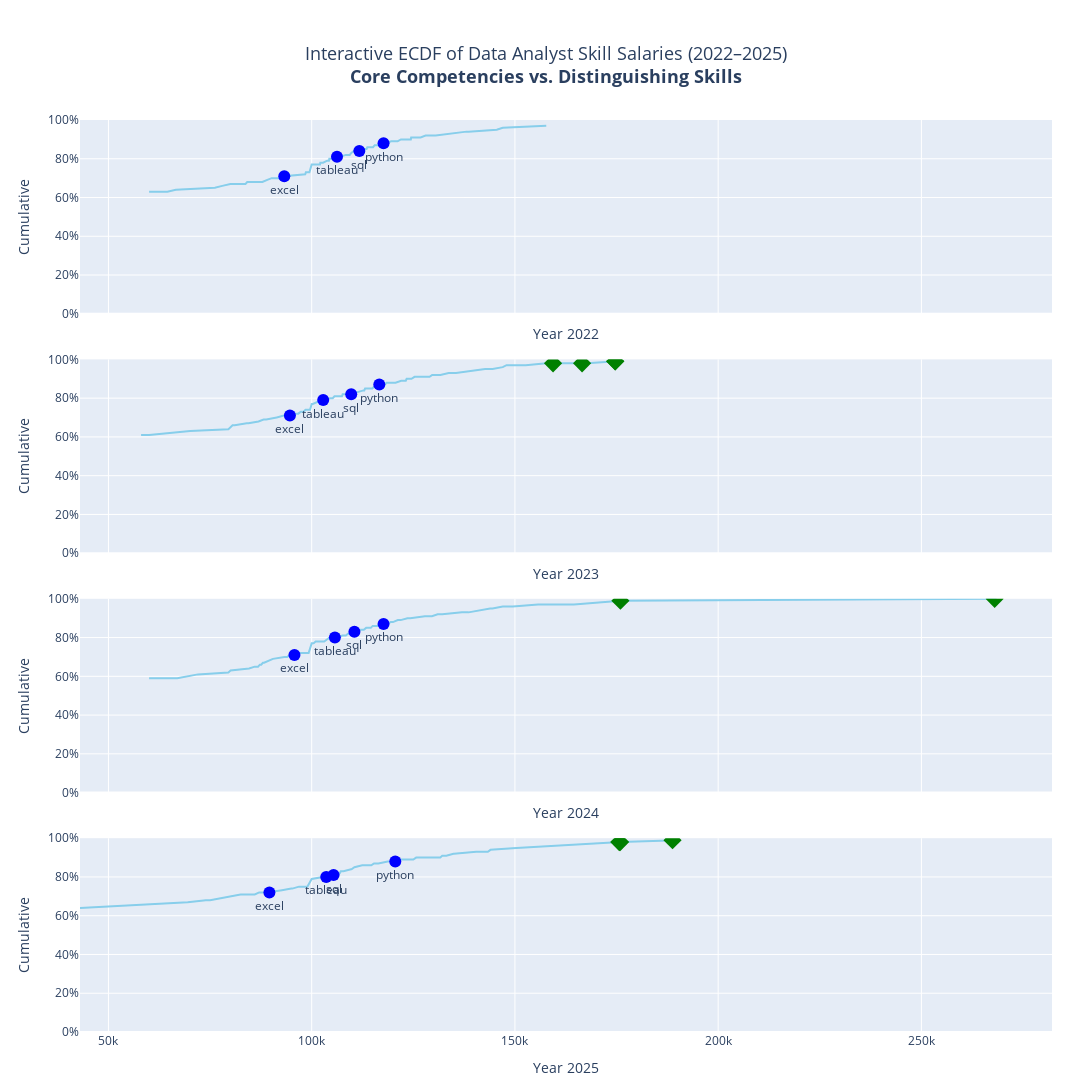

Write notebook code for a chart like this one.
### Code cell
from plotly.subplots import make_subplots
import plotly.graph_objects as go
import pandas as pd
import numpy as np



# Create a 4×1 subplot grid
fig = make_subplots(rows=4, cols=1, shared_xaxes=True, vertical_spacing=0.05)

jitter_strength = 0.005  # ~0.5% of salary range

for i, yr in enumerate(years, start=1):
    sub = df[df['job_year'] == yr].sort_values('avg_salary')
    salary_range = sub['avg_salary'].max() - sub['avg_salary'].min()
    sub['x_jittered'] = sub['avg_salary'] + np.random.randn(len(sub)) * salary_range * jitter_strength

    # Add ECDF line
    fig.add_trace(
        go.Scatter(
            x=sub['avg_salary'],
            y=sub['cume'] * 100,
            mode='lines',
            line=dict(color='skyblue'),
            showlegend=False
        ), row=i, col=1
    )

    # Highlight 98–100% percentile skills
    top98 = sub[sub['cume'] >= 0.98]
    for _, r in top98.iterrows():
        fig.add_trace(
            go.Scatter(
                x=[r['x_jittered']],
                y=[r['cume'] * 100],
                mode='markers+text',
                marker=dict(size=14, symbol='diamond', color='green'),
                text=[r['skill_name']],
                textposition='top center',
                hovertemplate=f"{r['skill_name']}<br>${int(r['avg_salary']):,}<br>{r['cume']*100:.0f}%<extra></extra>",
                showlegend=False
            ), row=i, col=1
        )

    # Highlight mainstream skills
    for skill in ['python', 'tableau', 'excel', 'sql']:
        r = sub[sub['skill_name'] == skill]
        if not r.empty:
            r = r.iloc[0]
            fig.add_trace(
                go.Scatter(
                    x=[r['x_jittered']],
                    y=[r['cume'] * 100],
                    mode='markers+text',
                    marker=dict(size=12, symbol='circle', color='blue'),
                    text=[skill],
                    textposition='bottom center',
                    hovertemplate=f"{skill}<br>${int(r['avg_salary']):,}<br>{r['cume']*100:.0f}%<extra></extra>",
                    showlegend=False
                ), row=i, col=1
            )

    # Per-year subtitle
    fig.update_xaxes(title_text=f'Year {yr}', row=i, col=1)

# Update shared axes and overall layout
fig.update_yaxes(title_text='Cumulative', range=[0,100], ticksuffix='%')
fig.update_xaxes(tickformat='.2s')  # format average salary: 150000 → "150K"

fig.update_layout(
    height=1500,
    width=1100,
    hovermode='closest',
    margin=dict(t=120, b=60, l=80, r=40),
    
    title=dict(
        text='Interactive ECDF of Data Analyst Skill Salaries (2022–2025)<br><b>Core Competencies vs. Distinguishing Skills</b>',
        x=0.5,
        xanchor='center',
        yanchor='top'
    ),
    
    title_font=dict(size=18)
)

fig.show()

### Figure 1 — Plotly figure (JSON) as saved in the notebook; plotly's stock layout.template omitted (floating-point values rounded to 4 significant figures)
{"data": [{"line": {"color": "skyblue"}, "mode": "lines", "showlegend": false, "type": "scatter", "x": [60000.0, 64170.0, 64500.0, 66580.0, 76190.0, 78000.0, 80000.0, 82560.0, 83720.0, 84140.0, 84920.0, 85990.0, 86600.0, 87580.0, 87870.0, 88930.0, 90150.0, 90870.0, 92500.0, 92970.0, 93020.0, 93270.0, 97450.0, 97680.0, 98280.0, 98410.0, 98560.0, 99450.0, 100000.0, 101200.0, 101400.0, 101600.0, 101600.0, 102000.0, 102100.0, 102500.0, 102800.0, 102800.0, 103800.0, 104000.0, 104200.0, 104300.0, 105600.0, 106300.0, 106500.0, 107000.0, 108400.0, 108500.0, 109400.0, 109700.0, 110400.0, 110900.0, 111000.0, 111100.0, 111100.0, 111200.0, 111600.0, 112200.0, 112800.0, 112900.0, 113500.0, 113500.0, 113700.0, 113800.0, 114800.0, 115100.0, 115500.0, 115900.0, 116100.0, 116700.0, 117600.0, 118200.0, 118200.0, 119600.0, 121100.0, 121900.0, 122000.0, 123300.0, 124400.0, 124500.0, 124700.0, 125000.0, 126800.0, 128000.0, 128300.0, 128400.0, 130500.0, 138100.0, 138600.0, 145500.0, 147000.0, 157700.0], "xaxis": "x", "y": [63.0, 63.0, 63.0, 64.0, 65.0, 66.0, 67.0, 67.0, 67.0, 68.0, 68.0, 68.0, 68.0, 68.0, 68.0, 69.0, 70.0, 70.0, 70.0, 70.0, 70.0, 71.0, 72.0, 72.0, 72.0, 72.0, 73.0, 73.0, 77.0, 77.0, 77.0, 77.0, 77.0, 77.0, 78.0, 78.0, 78.0, 78.0, 79.0, 79.0, 79.0, 80.0, 80.0, 81.0, 81.0, 81.0, 82.0, 82.0, 82.0, 83.0, 84.0, 84.0, 84.0, 84.0, 84.0, 84.0, 85.0, 85.0, 85.0, 85.0, 85.0, 85.0, 86.0, 86.0, 86.0, 86.0, 87.0, 87.0, 87.0, 87.0, 88.0, 88.0, 88.0, 89.0, 89.0, 90.0, 90.0, 90.0, 90.0, 91.0, 91.0, 91.0, 91.0, 92.0, 92.0, 92.0, 92.0, 94.0, 94.0, 95.0, 96.0, 97.0], "yaxis": "y"}, {"hovertemplate": "python<br>$118,246<br>88%<extra></extra>", "marker": {"color": "blue", "size": 12, "symbol": "circle"}, "mode": "markers+text", "showlegend": false, "text": ["python"], "textposition": "bottom center", "type": "scatter", "x": [117700.0], "xaxis": "x", "y": [88], "yaxis": "y"}, {"hovertemplate": "tableau<br>$107,023<br>81%<extra></extra>", "marker": {"color": "blue", "size": 12, "symbol": "circle"}, "mode": "markers+text", "showlegend": false, "text": ["tableau"], "textposition": "bottom center", "type": "scatter", "x": [106200.0], "xaxis": "x", "y": [81], "yaxis": "y"}, {"hovertemplate": "excel<br>$93,267<br>71%<extra></extra>", "marker": {"color": "blue", "size": 12, "symbol": "circle"}, "mode": "markers+text", "showlegend": false, "text": ["excel"], "textposition": "bottom center", "type": "scatter", "x": [93260.0], "xaxis": "x", "y": [71], "yaxis": "y"}, {"hovertemplate": "sql<br>$111,050<br>84%<extra></extra>", "marker": {"color": "blue", "size": 12, "symbol": "circle"}, "mode": "markers+text", "showlegend": false, "text": ["sql"], "textposition": "bottom center", "type": "scatter", "x": [111700.0], "xaxis": "x", "y": [84], "yaxis": "y"}, {"line": {"color": "skyblue"}, "mode": "lines", "showlegend": false, "type": "scatter", "x": [58030.0, 60000.0, 70110.0, 79500.0, 80030.0, 80530.0, 81050.0, 83260.0, 83450.0, 83730.0, 84020.0, 84450.0, 86900.0, 86920.0, 88170.0, 88830.0, 91380.0, 91420.0, 93140.0, 93330.0, 94560.0, 94710.0, 95610.0, 96700.0, 97330.0, 97380.0, 97540.0, 97970.0, 98490.0, 98810.0, 98950.0, 99600.0, 100000.0, 100300.0, 102500.0, 102700.0, 103100.0, 103400.0, 104500.0, 105200.0, 105600.0, 105600.0, 107400.0, 107600.0, 108100.0, 108200.0, 108400.0, 108800.0, 109700.0, 109900.0, 111100.0, 112700.0, 112800.0, 112900.0, 113100.0, 113500.0, 113500.0, 113800.0, 113900.0, 114100.0, 114900.0, 115400.0, 117000.0, 117300.0, 117500.0, 117700.0, 118000.0, 118400.0, 118800.0, 119000.0, 120600.0, 120600.0, 122000.0, 122700.0, 123200.0, 123400.0, 123400.0, 123500.0, 124200.0, 124500.0, 125300.0, 126200.0, 127400.0, 129000.0, 129600.0, 130400.0, 130900.0, 131700.0, 133700.0, 135500.0, 142700.0, 143800.0, 144500.0, 147000.0, 147900.0, 150800.0, 152600.0, 157700.0, 167800.0, 175000.0, 175000.0], "xaxis": "x2", "y": [61.0, 61.0, 63.0, 64.0, 65.0, 66.0, 66.0, 67.0, 67.0, 67.0, 67.0, 67.0, 68.0, 68.0, 69.0, 69.0, 70.0, 70.0, 71.0, 71.0, 71.0, 71.0, 72.0, 72.0, 73.0, 73.0, 73.0, 73.0, 74.0, 74.0, 74.0, 74.0, 77.0, 77.0, 79.0, 79.0, 79.0, 79.0, 80.0, 80.0, 81.0, 81.0, 81.0, 82.0, 82.0, 82.0, 82.0, 82.0, 82.0, 83.0, 83.0, 84.0, 84.0, 84.0, 85.0, 85.0, 85.0, 85.0, 85.0, 85.0, 85.0, 86.0, 87.0, 87.0, 87.0, 87.0, 87.0, 88.0, 88.0, 88.0, 88.0, 88.0, 89.0, 89.0, 89.0, 90.0, 90.0, 90.0, 90.0, 90.0, 91.0, 91.0, 91.0, 91.0, 92.0, 92.0, 92.0, 92.0, 93.0, 93.0, 95.0, 95.0, 95.0, 96.0, 97.0, 97.0, 97.0, 98.0, 98.0, 99.0, 99.0], "yaxis": "y2"}, {"hovertemplate": "mxnet<br>$157,713<br>98%<extra></extra>", "marker": {"color": "green", "size": 14, "symbol": "diamond"}, "mode": "markers+text", "showlegend": false, "text": ["mxnet"], "textposition": "top center", "type": "scatter", "x": [159400.0], "xaxis": "x2", "y": [98], "yaxis": "y2"}, {"hovertemplate": "julia<br>$167,750<br>98%<extra></extra>", "marker": {"color": "green", "size": 14, "symbol": "diamond"}, "mode": "markers+text", "showlegend": false, "text": ["julia"], "textposition": "top center", "type": "scatter", "x": [166500.0], "xaxis": "x2", "y": [98], "yaxis": "y2"}, {"hovertemplate": "redis<br>$175,000<br>99%<extra></extra>", "marker": {"color": "green", "size": 14, "symbol": "diamond"}, "mode": "markers+text", "showlegend": false, "text": ["redis"], "textposition": "top center", "type": "scatter", "x": [174700.0], "xaxis": "x2", "y": [99], "yaxis": "y2"}, {"hovertemplate": "rust<br>$175,000<br>99%<extra></extra>", "marker": {"color": "green", "size": 14, "symbol": "diamond"}, "mode": "markers+text", "showlegend": false, "text": ["rust"], "textposition": "top center", "type": "scatter", "x": [174700.0], "xaxis": "x2", "y": [99], "yaxis": "y2"}, {"hovertemplate": "python<br>$117,032<br>87%<extra></extra>", "marker": {"color": "blue", "size": 12, "symbol": "circle"}, "mode": "markers+text", "showlegend": false, "text": ["python"], "textposition": "bottom center", "type": "scatter", "x": [116600.0], "xaxis": "x2", "y": [87], "yaxis": "y2"}, {"hovertemplate": "tableau<br>$103,113<br>79%<extra></extra>", "marker": {"color": "blue", "size": 12, "symbol": "circle"}, "mode": "markers+text", "showlegend": false, "text": ["tableau"], "textposition": "bottom center", "type": "scatter", "x": [102800.0], "xaxis": "x2", "y": [79], "yaxis": "y2"}, {"hovertemplate": "excel<br>$93,331<br>71%<extra></extra>", "marker": {"color": "blue", "size": 12, "symbol": "circle"}, "mode": "markers+text", "showlegend": false, "text": ["excel"], "textposition": "bottom center", "type": "scatter", "x": [94640.0], "xaxis": "x2", "y": [71], "yaxis": "y2"}, {"hovertemplate": "sql<br>$108,765<br>82%<extra></extra>", "marker": {"color": "blue", "size": 12, "symbol": "circle"}, "mode": "markers+text", "showlegend": false, "text": ["sql"], "textposition": "bottom center", "type": "scatter", "x": [109700.0], "xaxis": "x2", "y": [82], "yaxis": "y2"}, {"line": {"color": "skyblue"}, "mode": "lines", "showlegend": false, "type": "scatter", "x": [60000.0, 66930.0, 72000.0, 79500.0, 80050.0, 83800.0, 84470.0, 84600.0, 86000.0, 86000.0, 86810.0, 87250.0, 87580.0, 88000.0, 88300.0, 90460.0, 92800.0, 93320.0, 93960.0, 94530.0, 94560.0, 95040.0, 95480.0, 95850.0, 95860.0, 97150.0, 97510.0, 99250.0, 100000.0, 100100.0, 100500.0, 101000.0, 102200.0, 102500.0, 102600.0, 103100.0, 103100.0, 103800.0, 104400.0, 105100.0, 105300.0, 105600.0, 106700.0, 107500.0, 107600.0, 108400.0, 108900.0, 109100.0, 109700.0, 110400.0, 110400.0, 110600.0, 111100.0, 111300.0, 112000.0, 112700.0, 112700.0, 112800.0, 113400.0, 113500.0, 114300.0, 114300.0, 114600.0, 115000.0, 115800.0, 116100.0, 116100.0, 116900.0, 117200.0, 117300.0, 118800.0, 119400.0, 119600.0, 120000.0, 121200.0, 121300.0, 121600.0, 121900.0, 123600.0, 123700.0, 124200.0, 127900.0, 129600.0, 131000.0, 131800.0, 132100.0, 137000.0, 138600.0, 143900.0, 144500.0, 147000.0, 149500.0, 155700.0, 157700.0, 164500.0, 176000.0, 268500.0], "xaxis": "x3", "y": [59.0, 59.0, 61.0, 62.0, 63.0, 64.0, 64.0, 64.0, 65.0, 65.0, 65.0, 66.0, 66.0, 67.0, 67.0, 69.0, 70.0, 70.0, 70.0, 71.0, 71.0, 71.0, 71.0, 71.0, 72.0, 72.0, 72.0, 72.0, 77.0, 77.0, 77.0, 78.0, 78.0, 78.0, 78.0, 78.0, 78.0, 79.0, 80.0, 80.0, 80.0, 80.0, 80.0, 81.0, 81.0, 81.0, 82.0, 82.0, 82.0, 83.0, 83.0, 83.0, 83.0, 83.0, 84.0, 84.0, 84.0, 84.0, 85.0, 85.0, 85.0, 85.0, 85.0, 86.0, 86.0, 86.0, 86.0, 87.0, 87.0, 87.0, 87.0, 88.0, 88.0, 88.0, 89.0, 89.0, 89.0, 89.0, 90.0, 90.0, 90.0, 91.0, 91.0, 92.0, 92.0, 92.0, 93.0, 93.0, 95.0, 95.0, 96.0, 96.0, 97.0, 97.0, 97.0, 99.0, 100.0], "yaxis": "y3"}, {"hovertemplate": "asp.net<br>$175,999<br>99%<extra></extra>", "marker": {"color": "green", "size": 14, "symbol": "diamond"}, "mode": "markers+text", "showlegend": false, "text": ["asp.net"], "textposition": "top center", "type": "scatter", "x": [176000.0], "xaxis": "x3", "y": [99], "yaxis": "y3"}, {"hovertemplate": "atlassian<br>$268,500<br>100%<extra></extra>", "marker": {"color": "green", "size": 14, "symbol": "diamond"}, "mode": "markers+text", "showlegend": false, "text": ["atlassian"], "textposition": "top center", "type": "scatter", "x": [268000.0], "xaxis": "x3", "y": [100], "yaxis": "y3"}, {"hovertemplate": "python<br>$117,285<br>87%<extra></extra>", "marker": {"color": "blue", "size": 12, "symbol": "circle"}, "mode": "markers+text", "showlegend": false, "text": ["python"], "textposition": "bottom center", "type": "scatter", "x": [117700.0], "xaxis": "x3", "y": [87], "yaxis": "y3"}, {"hovertemplate": "tableau<br>$105,149<br>80%<extra></extra>", "marker": {"color": "blue", "size": 12, "symbol": "circle"}, "mode": "markers+text", "showlegend": false, "text": ["tableau"], "textposition": "bottom center", "type": "scatter", "x": [105700.0], "xaxis": "x3", "y": [80], "yaxis": "y3"}, {"hovertemplate": "excel<br>$95,850<br>71%<extra></extra>", "marker": {"color": "blue", "size": 12, "symbol": "circle"}, "mode": "markers+text", "showlegend": false, "text": ["excel"], "textposition": "bottom center", "type": "scatter", "x": [95760.0], "xaxis": "x3", "y": [71], "yaxis": "y3"}, {"hovertemplate": "sql<br>$110,425<br>83%<extra></extra>", "marker": {"color": "blue", "size": 12, "symbol": "circle"}, "mode": "markers+text", "showlegend": false, "text": ["sql"], "textposition": "bottom center", "type": "scatter", "x": [110500.0], "xaxis": "x3", "y": [83], "yaxis": "y3"}, {"line": {"color": "skyblue"}, "mode": "lines", "showlegend": false, "type": "scatter", "x": [43000.0, 61000.0, 69500.0, 73960.0, 75000.0, 82500.0, 83480.0, 84910.0, 86000.0, 86000.0, 86000.0, 86000.0, 87080.0, 87440.0, 88390.0, 88960.0, 92250.0, 92350.0, 95000.0, 95230.0, 96880.0, 97550.0, 97630.0, 97940.0, 98930.0, 100000.0, 102000.0, 102700.0, 102900.0, 103100.0, 103800.0, 104000.0, 104100.0, 104400.0, 104700.0, 105600.0, 106500.0, 106900.0, 107200.0, 107500.0, 107800.0, 109700.0, 109800.0, 110500.0, 112000.0, 112000.0, 112400.0, 112700.0, 113400.0, 114100.0, 114300.0, 114600.0, 114700.0, 115300.0, 116300.0, 116400.0, 116400.0, 118700.0, 121200.0, 121300.0, 123700.0, 125000.0, 125700.0, 127500.0, 128400.0, 129200.0, 131700.0, 132100.0, 132100.0, 133100.0, 134900.0, 135000.0, 140500.0, 141600.0, 142000.0, 143300.0, 144000.0, 150300.0, 176000.0, 176000.0, 190000.0], "xaxis": "x4", "y": [64.0, 66.0, 67.0, 68.0, 68.0, 71.0, 71.0, 71.0, 71.0, 71.0, 71.0, 71.0, 72.0, 72.0, 72.0, 72.0, 73.0, 73.0, 74.0, 74.0, 75.0, 75.0, 75.0, 75.0, 75.0, 79.0, 80.0, 80.0, 80.0, 81.0, 81.0, 81.0, 81.0, 81.0, 81.0, 81.0, 81.0, 82.0, 83.0, 83.0, 83.0, 84.0, 84.0, 85.0, 86.0, 86.0, 86.0, 86.0, 86.0, 86.0, 86.0, 86.0, 86.0, 87.0, 87.0, 87.0, 87.0, 88.0, 88.0, 89.0, 89.0, 89.0, 90.0, 90.0, 90.0, 90.0, 90.0, 91.0, 91.0, 91.0, 92.0, 92.0, 93.0, 93.0, 93.0, 93.0, 94.0, 95.0, 98.0, 98.0, 99.0], "yaxis": "y4"}, {"hovertemplate": "asp.net<br>$175,999<br>98%<extra></extra>", "marker": {"color": "green", "size": 14, "symbol": "diamond"}, "mode": "markers+text", "showlegend": false, "text": ["asp.net"], "textposition": "top center", "type": "scatter", "x": [175900.0], "xaxis": "x4", "y": [98], "yaxis": "y4"}, {"hovertemplate": "php<br>$175,999<br>98%<extra></extra>", "marker": {"color": "green", "size": 14, "symbol": "diamond"}, "mode": "markers+text", "showlegend": false, "text": ["php"], "textposition": "top center", "type": "scatter", "x": [175700.0], "xaxis": "x4", "y": [98], "yaxis": "y4"}, {"hovertemplate": "mongodb<br>$190,000<br>99%<extra></extra>", "marker": {"color": "green", "size": 14, "symbol": "diamond"}, "mode": "markers+text", "showlegend": false, "text": ["mongodb"], "textposition": "top center", "type": "scatter", "x": [188800.0], "xaxis": "x4", "y": [99], "yaxis": "y4"}, {"hovertemplate": "python<br>$121,179<br>88%<extra></extra>", "marker": {"color": "blue", "size": 12, "symbol": "circle"}, "mode": "markers+text", "showlegend": false, "text": ["python"], "textposition": "bottom center", "type": "scatter", "x": [120600.0], "xaxis": "x4", "y": [88], "yaxis": "y4"}, {"hovertemplate": "tableau<br>$102,894<br>80%<extra></extra>", "marker": {"color": "blue", "size": 12, "symbol": "circle"}, "mode": "markers+text", "showlegend": false, "text": ["tableau"], "textposition": "bottom center", "type": "scatter", "x": [103600.0], "xaxis": "x4", "y": [80], "yaxis": "y4"}, {"hovertemplate": "excel<br>$88,391<br>72%<extra></extra>", "marker": {"color": "blue", "size": 12, "symbol": "circle"}, "mode": "markers+text", "showlegend": false, "text": ["excel"], "textposition": "bottom center", "type": "scatter", "x": [89600.0], "xaxis": "x4", "y": [72], "yaxis": "y4"}, {"hovertemplate": "sql<br>$106,484<br>81%<extra></extra>", "marker": {"color": "blue", "size": 12, "symbol": "circle"}, "mode": "markers+text", "showlegend": false, "text": ["sql"], "textposition": "bottom center", "type": "scatter", "x": [105400.0], "xaxis": "x4", "y": [81], "yaxis": "y4"}], "layout": {"height": 1500, "hovermode": "closest", "margin": {"b": 60, "l": 80, "r": 40, "t": 120}, "title": {"font": {"size": 18}, "text": "Interactive ECDF of Data Analyst Skill Salaries (2022–2025)<br><b>Core Competencies vs. Distinguishing Skills</b>", "x": 0.5, "xanchor": "center", "yanchor": "top"}, "width": 1100, "xaxis": {"anchor": "y", "domain": [0, 1], "matches": "x4", "showticklabels": false, "tickformat": ".2s", "title": {"text": "Year 2022"}}, "xaxis2": {"anchor": "y2", "domain": [0, 1], "matches": "x4", "showticklabels": false, "tickformat": ".2s", "title": {"text": "Year 2023"}}, "xaxis3": {"anchor": "y3", "domain": [0, 1], "matches": "x4", "showticklabels": false, "tickformat": ".2s", "title": {"text": "Year 2024"}}, "xaxis4": {"anchor": "y4", "domain": [0, 1], "tickformat": ".2s", "title": {"text": "Year 2025"}}, "yaxis": {"anchor": "x", "domain": [0.7875, 1], "range": [0, 100], "ticksuffix": "%", "title": {"text": "Cumulative"}}, "yaxis2": {"anchor": "x2", "domain": [0.525, 0.7375], "range": [0, 100], "ticksuffix": "%", "title": {"text": "Cumulative"}}, "yaxis3": {"anchor": "x3", "domain": [0.2625, 0.475], "range": [0, 100], "ticksuffix": "%", "title": {"text": "Cumulative"}}, "yaxis4": {"anchor": "x4", "domain": [0, 0.2125], "range": [0, 100], "ticksuffix": "%", "title": {"text": "Cumulative"}}}}
